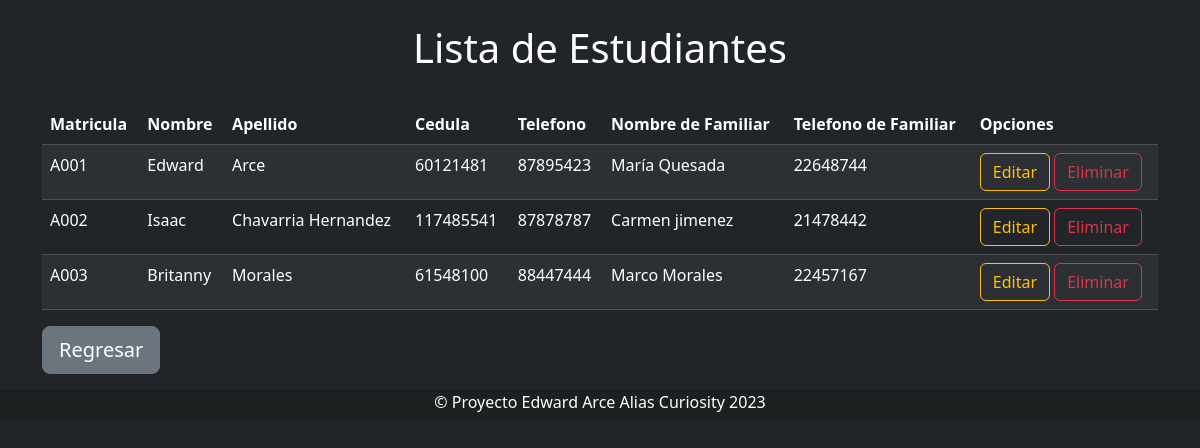
The page /consulta on the database its author committed.
### tables this page shows
CREATE TABLE `alumnos` (
  `Matricula` varchar(20) NOT NULL,
  `Nombre` varchar(20) NOT NULL,
  `Apellido` varchar(20) NOT NULL,
  `cedula` int(20) NOT NULL,
  `telefono` int(20) NOT NULL,
  `familiar` varchar(20) NOT NULL,
  `telFamiliar` int(20) NOT NULL
);

### libs/controller.php (called while the page is built, shortened)
<?php
class Controller{
    function loadModel($model){
        $url = 'models/'.$model.'model.php';
    }
}
?>

### libs/view.php (called while the page is built, shortened)
<?php
class View{
    function render($nombre){
        require 'views/' . $nombre . '.php';
    }
}
?>

### controllers/consulta.php (called while the page is built, shortened)
<?php
class Consulta extends Controller
{
    function __construct()
    {
        $this->view->alumnos = [];
    }
    function render()
    {
        $alumnos = $this->model->get();
        $this->view->alumnos = $alumnos;
        $this->view->render('consulta/index');
    }
}
?>

### index.php (called while the page is built, shortened)
<?php
require_once 'libs/database.php';
require_once 'libs/view.php';
require_once 'libs/controller.php';
require_once 'libs/app.php';
$app = new App();
?>

### models/consultaModel.php (called while the page is built, shortened)
<?php
class ConsultaModel extends Model
{
    public function get()
    {
        $items = [];
        try {
            $query = $this->db->connect()->query("SELECT*FROM alumnos");
            while ($row = $query->fetch()) {
                $item = new Alumno();
                $item->matricula = $row['Matricula'];
                $item->nombre = $row['Nombre'];
                $item->apellido = $row['Apellido'];
                $item->cedula = $row['cedula'];
                $item->telefono = $row['telefono'];
                $item->familiar = $row['familiar'];
                $item->telFamiliar = $row['telFamiliar'];
                array_push($items, $item);
            }
            return $items;
        } catch (PDOException $e) {
            return [];
        }
    }
}
?>

### libs/database.php (called while the page is built)
<?php
class Database{
    private $host;
    private $db;
    private $user;
    private $password;
    private $charset;
    public function __construct(){
        $this->host = constant('HOST');
        $this->db = constant('DB');
        $this->user = constant('USER');
        $this->password = constant('PASSWORD');
        $this->charset = constant('CHARSET');
    }
    function connect(){
        try{
            $connection = "mysql:host=" . $this->host . ";dbname=" . $this->db . ";charset=" . $this->charset;
            $options = [
                PDO::ATTR_ERRMODE            => PDO::ERRMODE_EXCEPTION,
                PDO::ATTR_EMULATE_PREPARES   => false,
            ];
            $pdo = new PDO($connection, $this->user, $this->password, $options);
            return $pdo;
        }catch(PDOException $e){
            print_r('Error connection: ' . $e->getMessage());
        }
    }
}
?>

### views/consulta/index.php (the view, shortened to what this page needs)
<!doctype html>
<html lang="en">
<head>
    <link href="https://cdn.jsdelivr.net/npm/bootstrap@5.2.2/dist/css/bootstrap.min.css" rel="stylesheet"
>
</head>
<body style="background-color: #212529;">
    <?php require 'views/header.php'; ?>
    <br>
    <div class="container">
        <h1 class="text-center" style="background-color: #212529; color:white; border-radius: 5px;">Lista de Estudiantes
        </h1>
    </div>
    <br>
    <div class="container">
        <table class="table table-dark table-striped">
            <thead class="table-dark">
                <tr>
                    <th scope="col">Matricula</th>
                    <th scope="col">Nombre</th>
                    <th scope="col">Apellido</th>
                    <th scope="col">Cedula</th>
                    <th scope="col">Telefono</th>
                    <th scope="col">Nombre de Familiar</th>
                    <th scope="col">Telefono de Familiar</th>
                    <th scope="col">Opciones</th>
                </tr>
            </thead>
            <tbody id="tbody-alumnos">
                <?php
                foreach ($this->alumnos as $row) {
                    $alumno = $row;
                    ?>
                    <tr id="fila-<?php echo $alumno->matricula; ?>">
                        <td>
                            <?php echo $alumno->matricula; ?>
                        </td>
                        <td>
                            <?php echo $alumno->nombre; ?>
                        </td>
                        <td>
                            <?php echo $alumno->apellido; ?>
                        </td>
                        <td>
                            <?php echo $alumno->cedula; ?>
                        </td>
                        <td>
                            <?php echo $alumno->telefono; ?>
                        </td>
                        <td>
                            <?php echo $alumno->familiar; ?>
                        </td>
                        <td>
                            <?php echo $alumno->telFamiliar; ?>
                        </td>
                        <th>
                            <a class="btn btn-outline-warning"
                                href="<?php echo constant('URL') . 'consulta/verAlumno/' . $alumno->matricula; ?>">Editar</a>
                            <button class="bEliminar btn btn-outline-danger"
                                data-matricula="<?php echo $alumno->matricula; ?>">Eliminar</button>
                        </th>
                    </tr>
                <?php } ?>
            </tbody>
        </table>
        <p>
            <a href="http://localhost/cursoMVC/" class="btn btn-secondary btn-lg">Regresar</a>
        </p>
    </div>
    <?php require 'views/footer.php'; ?>
</body>
</html>

### libs/app.php (shortened to what this page needs)
<?php
class App{
    function __construct(){
        $url = isset($_GET['url']) ? $_GET['url']: null;
        $url =rtrim($url, '/');
        $url = explode('/', $url);
        $archivoController = 'controllers/' . $url[0] . '.php';
        if(file_exists($archivoController)){
            $controller = new $url[0];
            $controller->loadModel($url[0]);
            $nparam = sizeof($url);
            if($nparam > 1){
                if ($nparam > 2) {
                    $param = [];
                    for($i = 2; $i<$nparam; $i++){
                        array_push($param, $url[$i]);
                    }
                    $controller->{$url[1]}($param);
                }else{
                    $controller->{$url[1]}();
                }
            }else{
                $controller->render();
            }
        }else{
            $controller = new Errores();
        }
    }
}
?>

### views/header.php (shortened to what this page needs)
<!doctype html>
<html lang="en">
<head>
    <link href="https://cdn.jsdelivr.net/npm/bootstrap@5.3.2/dist/css/bootstrap.min.css" rel="stylesheet"
>
</head>
<body>
</body>
</html>

### views/footer.php (shortened to what this page needs)
<!DOCTYPE html>
<html lang="en">
<head>
    <link rel="stylesheet" href= "<?php echo constant('URL') ?>public/css/default.css">
</head>
    <div id="footer" style=" text-align: center;
    background-color: #1b2021;
    color: white;
    height: 30px;
    ">
        © Proyecto Edward Arce Alias Curiosity 2023
    </div>
</html>

### rows shown on the page
alumnos: Matricula "A001", Nombre "Edward", Apellido "Arce", cedula "60121481", telefono "87895423", familiar "María Quesada", telFamiliar "22648744"
alumnos: Matricula "A002", Nombre "Isaac", Apellido "Chavarria Hernandez", cedula "117485541", telefono "87878787", familiar "Carmen jimenez", telFamiliar "21478442"
alumnos: Matricula "A003", Nombre "Britanny", Apellido "Morales", cedula "61548100", telefono "88447444", familiar "Marco Morales", telFamiliar "22457167"
